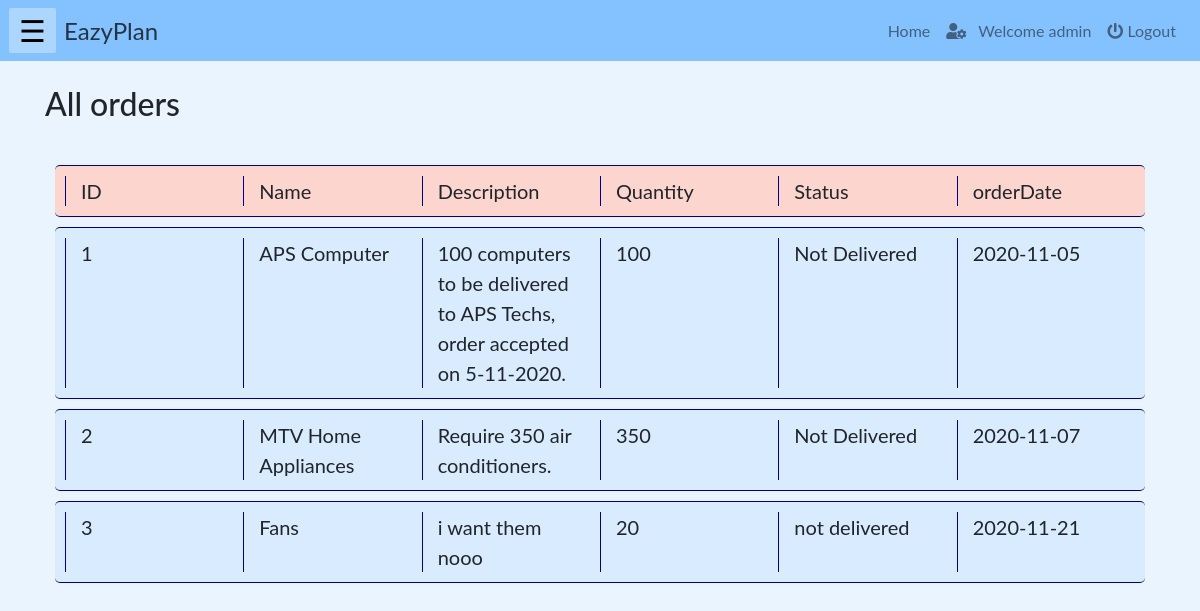
Page /php/allOrders.php (signed in) on the earlier database version.
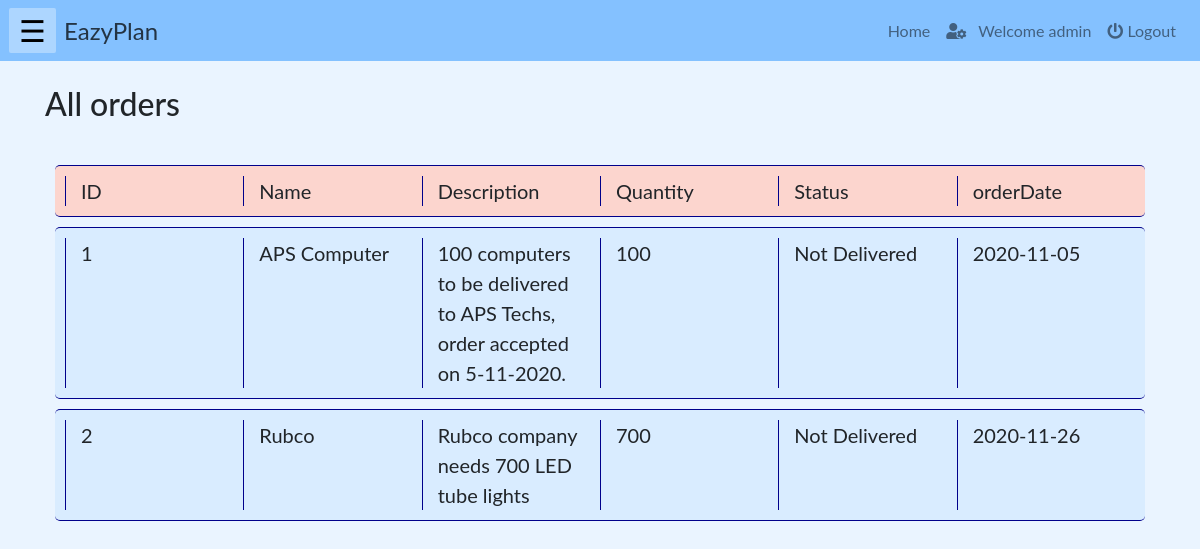
Same page on the later database version.
### tables this page shows
CREATE TABLE `allorder` (
  `orderID` int(10) NOT NULL,
  `name` varchar(100) NOT NULL,
  `description` varchar(1000) NOT NULL,
  `quantity` int(10) NOT NULL,
  `orderDate` date NOT NULL,
  `completionDate` date NOT NULL,
  `status` varchar(100) NOT NULL,
  `totalEstimatedAmt` int(100) NOT NULL,
  `advanceAmt` int(100) NOT NULL,
  `amtLeft` int(100) NOT NULL
);

### php/allOrders.php (the view, shortened to what this page needs)
<!DOCTYPE html>
<html lang="en">
    <?php
        include("../php/headLinks.php");
        if(isset($_SESSION["name"]) && ($_SESSION["role"]=='staff' || $_SESSION["role"]=='admin' || $_SESSION["role"]=='manager')){
    ?>
    <body>
        <?php
            include("../php/navbar.php");
        ?>
        <div class="container">
            <br><h2>All orders
            ?></h2><br>
            <div class="row" id="heading">
                <div class="col-md-2" id="val" >ID</div>
                <div class="col-md-2" id="val" >Name</div>
                <div class="col-md-2" id="val" >Description</div>
                <div class="col-md-2" id="val" >Quantity</div>
                <div class="col-md-2" id="val" >Status</div>
                <div class="col-md-2" id="val" >orderDate</div>
            </div>
            <?php
                include("../connection/config.php");
                $sql = "select * from allorder";
                $orders = mysqli_query($db, $sql);
                foreach($orders as $order)
                    {
            ?>
            <div class="row" id="item">
                <div class="col-md-2" id="val" ><?php echo $order['orderID']; ?></div>
                <div class="col-md-2" id="val" ><?php echo $order['name']; ?></div>
                <div class="col-md-2" id="val"><?php echo $order['description'] ?></div>
                <div class="col-md-2" id="val"><?php echo $order['quantity']; ?></div>
                <div class="col-md-2" id="val"><?php echo $order['status']; ?></div>
                <div class="col-md-2" id="val"><?php echo $order['orderDate']; ?></div>
            </div>
            <?php
                }
            ?>
        </div>
    </body>
    <?php
        }
    else{
    echo "<h3 style='color:red'>Login to access the page...</h3>";
    echo "<a href='./login.php'>Click here to login</a>";}
    ?>
</html>

Differences in the rows shown:
removed allorder: orderID "3", name "Fans", description "i want them nooo", quantity "20", status "not delivered", orderDate "2020-11-21"
changed allorder id 2: name "MTV Home Appliances" → "Rubco"; description "Require 350 air conditioners." → "Rubco company needs 700 LED tube lights"; quantity "350" → "700"; orderDate "2020-11-07" → "2020-11-26"
